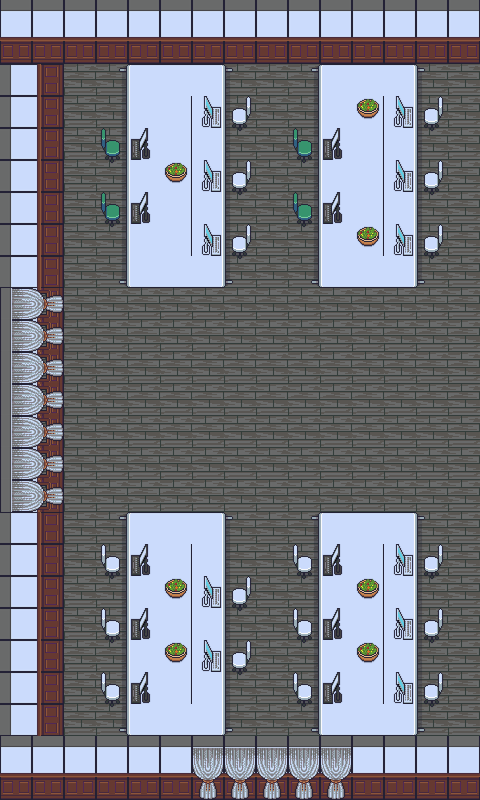

This is a level from a 2D game, rendered from its Tiled map with the project's own tilesets. A one-line summary and the map file follow, with tile-layer data summarised:
An orthogonal 15x25 tile map with 32x32 px tiles, 6 tile layers (Floor, Wall, ItemsPutOnTheFloor, ItemsPutOnTheDesk, ...), 2 tilesets.

<map version="1.10" tiledversion="1.11.2" orientation="orthogonal" renderorder="right-down" width="15" height="25" tilewidth="32" tileheight="32" infinite="0" nextlayerid="7" nextobjectid="1">
 <tileset firstgid="1" source="Icon.tsx" />
 <tileset firstgid="120" source="ImageIcon2.tsx" />
 <layer id="1" name="Floor" width="15" height="25">
  <data>[375 cells, 375 non-empty, 1 distinct tile ids]</data>
 </layer>
 <layer id="2" name="Wall" width="15" height="25">
  <data>[375 cells, 102 non-empty, 4 distinct tile ids]</data>
 </layer>
 <layer id="3" name="ItemsPutOnTheFloor" width="15" height="25">
  <data>[375 cells, 140 non-empty, 7 distinct tile ids]</data>
 </layer>
 <layer id="4" name="ItemsPutOnTheDesk" width="15" height="25">
  <data>[375 cells, 28 non-empty, 3 distinct tile ids]</data>
 </layer>
 <layer id="5" name="Chair" width="15" height="25">
  <data>[375 cells, 42 non-empty, 6 distinct tile ids]</data>
 </layer>
 <layer id="6" name="ItemPutOnWall" width="15" height="25">
  <data>[375 cells, 24 non-empty, 2 distinct tile ids]</data>
 </layer>
</map>
